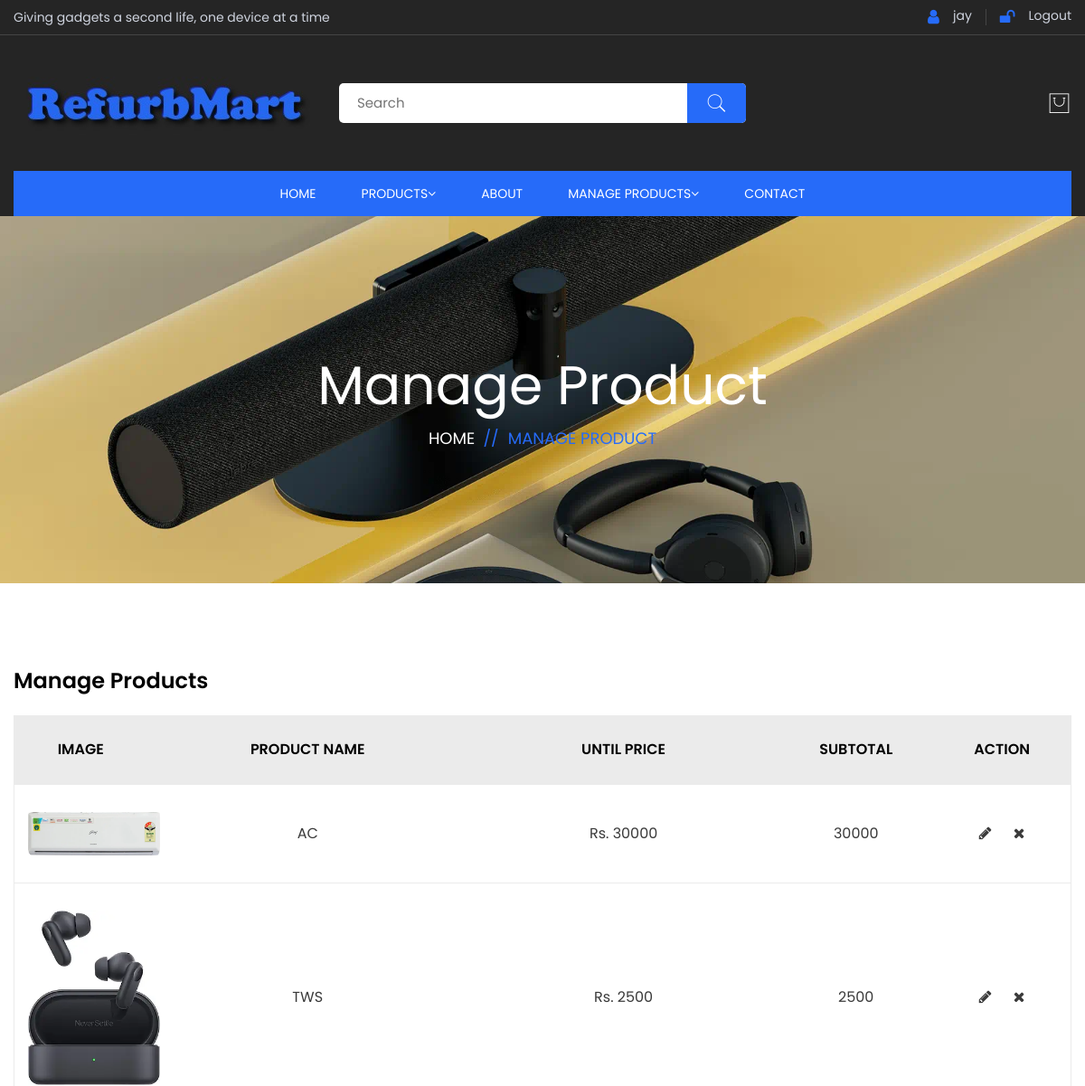
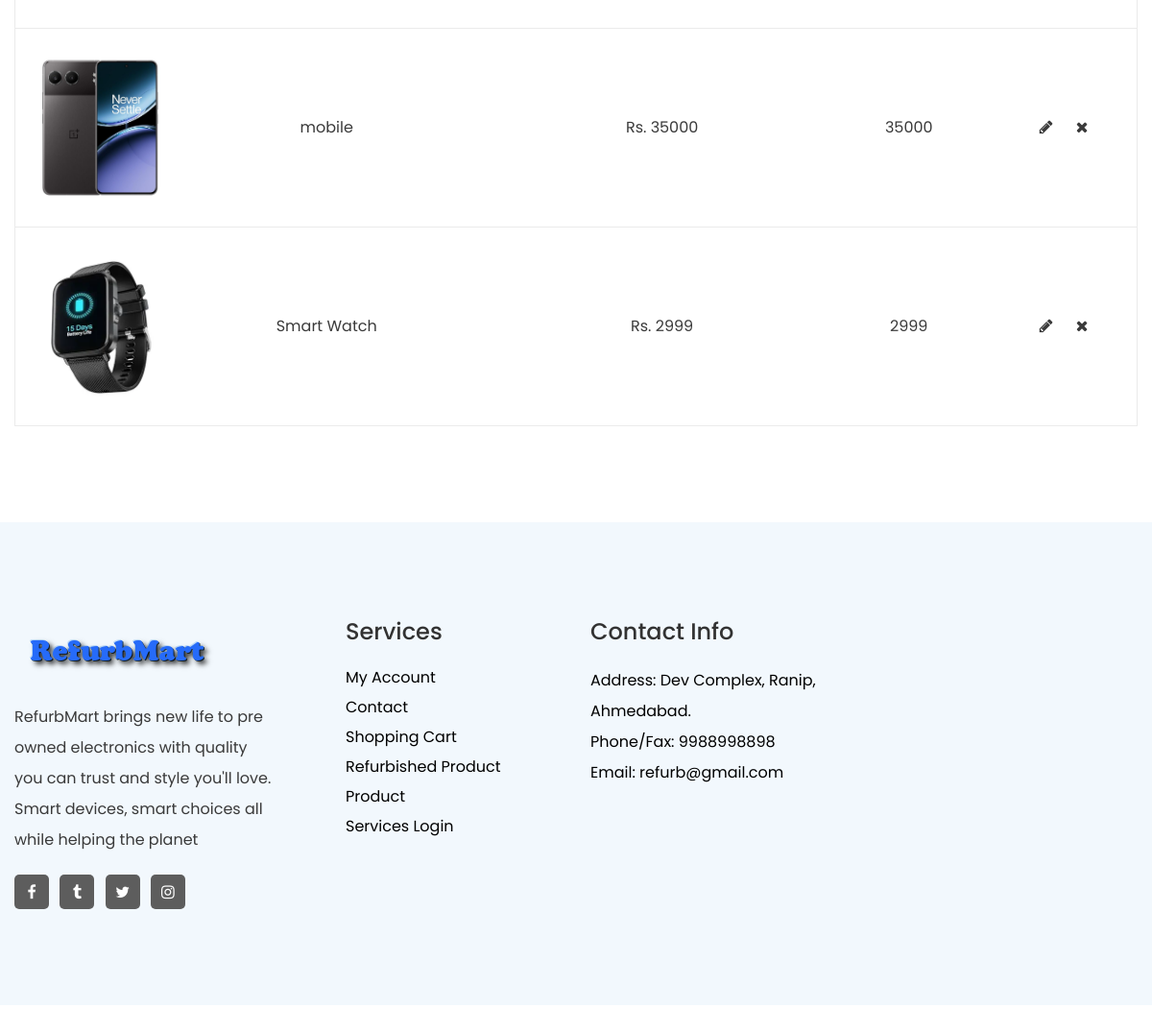
The page /manageproduct (signed in) on the database its author committed (2 pictures, top to bottom).
### myapp/models.py (models this page shows, shortened)
class newproductmodel(models.Model):
    userid=models.ForeignKey(registermodel,on_delete=models.CASCADE,null=True)
    name=models.CharField(max_length=20)
    category = models.ForeignKey(category, on_delete=models.CASCADE, null=True)
    price=models.IntegerField(null=True)
    image = models.ImageField(upload_to='photos', null=True)
    description=models.TextField()
    status=models.CharField(max_length=20,null=True)
    def admin_photos(self):
        return mark_safe('<img src="{}" width="100"/>'.format(self.image.url))
    admin_photos.allow_tags = True

### myapp/views.py (the view)
# urls.py: path("manageproduct",views.manageproductpage),
def manageproductpage(request):
    user_logged = request.session["log_id"]
    fetchdata = newproductmodel.objects.filter(userid=user_logged)
    context = {
        "data": fetchdata
    }
    return render(request,"manageproduct.html",context)

### myapp/templates/manageproduct.html (shortened to what this page needs)
<!DOCTYPE html>
<html lang="zxx" dir="ltr">
<head>
    <link rel="stylesheet" href="static/css/bootstrap.min.css" />
    <link rel="stylesheet" href="static/css/font.awesome.css" />
    <link rel="stylesheet" href="static/css/pe-icon-7-stroke.css" />
    <link rel="stylesheet" href="static/css/animate.min.css">
    <link rel="stylesheet" href="static/css/swiper-bundle.min.css">
    <link rel="stylesheet" href="static/css/venobox.css">
    <link rel="stylesheet" href="static/css/jquery-ui.min.css">
    <link rel="stylesheet" href="static/css/style.css">
</head>
<body>
    <div class="main-wrapper">
        {% include 'nav.html' %}
        <div class="breadcrumb-area">
            <div class="container">
                <div class="row align-items-center justify-content-center">
                    <div class="col-12 text-center">
                        <h2 class="breadcrumb-title" style="color:white;" >Manage Product</h2>
                        <ul class="breadcrumb-list">
                            <li class="breadcrumb-item"><a href="index.html" style="color:white;">Home</a></li>
                            <li class="breadcrumb-item active">Manage Product</li>
                        </ul>
                    </div>
                </div>
            </div>
        </div>
        <div class="cart-main-area pt-100px pb-100px">
            <div class="container">
                <h3 class="cart-page-title">Manage Products</h3>
                <div class="row">
                    <div class="col-lg-12 col-md-12 col-sm-12 col-12">
                        <form action="#">
                            <div class="table-content table-responsive cart-table-content">
                                <table>
                                    <thead>
                                        <tr>
                                            <th>Image</th>
                                            <th>Product Name</th>
                                            <th>Until Price</th>
                                            <th>Subtotal</th>
                                            <th>Action</th>
                                        </tr>
                                    </thead>
                                    <tbody>
                                    {% for i in data %}
                                        <tr>
                                            <td class="product-thumbnail">
                                                <a href="#"><img class="img-responsive ml-15px" src="/media/{{ i.image }}" alt="" /></a>
                                            </td>
                                            <td class="product-name">{{ i.name }}<a href="#"></a></td>
                                            <td class="product-price-cart"><span class="amount">Rs. {{ i.price }}</span></td>
                                            <td class="product-subtotal">{{ i.price }}</td>
                                            <td class="product-remove">
                                                <a href="/editproduct/{{ i.id }}"><i class="fa fa-pencil"></i></a>
                                                <a href="/deleteproduct/{{ i.id }}"><i class="fa fa-times"></i></a>
                                            </td>
                                        </tr>
                                     {% endfor %}
                                    </tbody>
                                </table>
                            </div>
                        </form>
                    </div>
                </div>
            </div>
        </div>
     {% include 'footer.html' %}
    </div>
</body>
</html>

### rows shown on the page
newproductmodel: image (picture), name "AC", price "30000"
newproductmodel: image (picture), name "TWS", price "2500"
newproductmodel: image (picture), name "mobile", price "35000"
newproductmodel: image (picture), name "Smart Watch", price "2999"

### other values the page prints
{{ request.session.log_name }} "jay"
